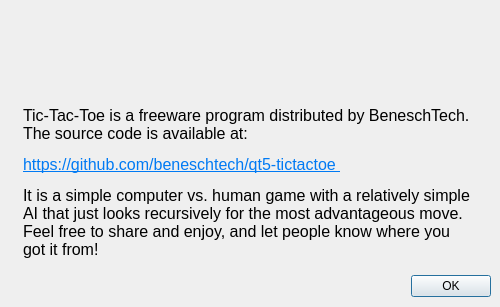
<?xml version="1.0" encoding="UTF-8"?>
<ui version="4.0">
 <class>AboutDialog</class>
 <widget class="QDialog" name="AboutDialog">
  <property name="windowModality">
   <enum>Qt::ApplicationModal</enum>
  </property>
  <property name="geometry">
   <rect>
    <x>0</x>
    <y>0</y>
    <width>500</width>
    <height>307</height>
   </rect>
  </property>
  <property name="sizePolicy">
   <sizepolicy hsizetype="Fixed" vsizetype="Fixed">
    <horstretch>0</horstretch>
    <verstretch>0</verstretch>
   </sizepolicy>
  </property>
  <property name="windowTitle">
   <string>About Tic-Tac-Toe</string>
  </property>
  <property name="windowIcon">
   <iconset resource="beneschtech.qrc">
    <normaloff>:/ttt.ico</normaloff>:/ttt.ico</iconset>
  </property>
  <property name="modal">
   <bool>true</bool>
  </property>
  <widget class="QDialogButtonBox" name="buttonBox">
   <property name="geometry">
    <rect>
     <x>150</x>
     <y>270</y>
     <width>341</width>
     <height>32</height>
    </rect>
   </property>
   <property name="orientation">
    <enum>Qt::Horizontal</enum>
   </property>
   <property name="standardButtons">
    <set>QDialogButtonBox::Ok</set>
   </property>
  </widget>
  <widget class="QLabel" name="label">
   <property name="geometry">
    <rect>
     <x>3</x>
     <y>6</y>
     <width>491</width>
     <height>91</height>
    </rect>
   </property>
   <property name="text">
    <string/>
   </property>
   <property name="pixmap">
    <pixmap resource="beneschtech.qrc">:/logo.png</pixmap>
   </property>
   <property name="alignment">
    <set>Qt::AlignCenter</set>
   </property>
  </widget>
  <widget class="QLabel" name="label_2">
   <property name="geometry">
    <rect>
     <x>23</x>
     <y>106</y>
     <width>451</width>
     <height>171</height>
    </rect>
   </property>
   <property name="font">
    <font>
     <family>Arial</family>
     <pointsize>12</pointsize>
    </font>
   </property>
   <property name="text">
    <string>&lt;html&gt;&lt;head/&gt;&lt;body&gt;&lt;p&gt;Tic-Tac-Toe is a freeware program distributed by BeneschTech. The source code is available at:&lt;/p&gt;&lt;p&gt;&lt;a href=&quot;https://github.com/beneschtech/qt5-tictactoe&quot;&gt;&lt;span style=&quot; text-decoration: underline; color:#007af4;&quot;&gt;https://github.com/beneschtech/qt5-tictactoe &lt;/span&gt;&lt;/a&gt;&lt;/p&gt;&lt;p&gt;It is a simple computer vs. human game with a relatively simple AI that just looks recursively for the most advantageous move. Feel free to share and enjoy, and let people know where you got it from!&lt;/p&gt;&lt;/body&gt;&lt;/html&gt;</string>
   </property>
   <property name="alignment">
    <set>Qt::AlignLeading|Qt::AlignLeft|Qt::AlignTop</set>
   </property>
   <property name="wordWrap">
    <bool>true</bool>
   </property>
  </widget>
 </widget>
 <resources>
  <include location="beneschtech.qrc"/>
 </resources>
 <connections>
  <connection>
   <sender>buttonBox</sender>
   <signal>accepted()</signal>
   <receiver>AboutDialog</receiver>
   <slot>accept()</slot>
   <hints>
    <hint type="sourcelabel">
     <x>248</x>
     <y>254</y>
    </hint>
    <hint type="destinationlabel">
     <x>157</x>
     <y>274</y>
    </hint>
   </hints>
  </connection>
  <connection>
   <sender>buttonBox</sender>
   <signal>rejected()</signal>
   <receiver>AboutDialog</receiver>
   <slot>reject()</slot>
   <hints>
    <hint type="sourcelabel">
     <x>316</x>
     <y>260</y>
    </hint>
    <hint type="destinationlabel">
     <x>286</x>
     <y>274</y>
    </hint>
   </hints>
  </connection>
 </connections>
</ui>
